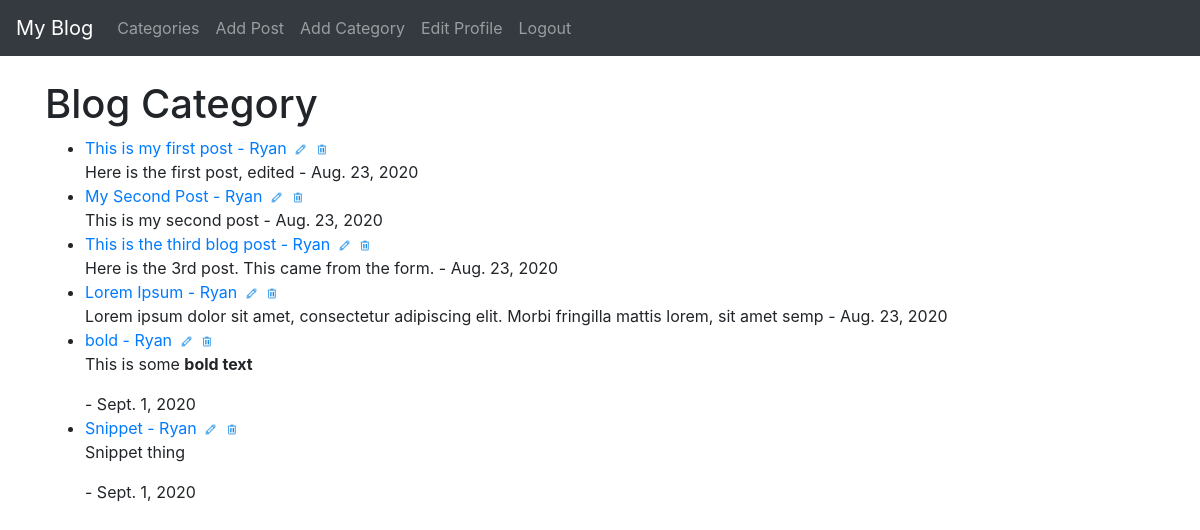
The page /category/blog/ (signed in) on the database its author committed.
### theblog/models.py (models this page shows, shortened)
class Post(models.Model):
    title = models.CharField(max_length=255)
    title_tag = models.CharField(max_length=255, default='The Blog - ')
    author = models.ForeignKey(User, on_delete=models.CASCADE)
    body = RichTextField(blank=True, null=True)
    post_date = models.DateField(auto_now_add=True)
    category = models.CharField(max_length=255, default='uncategorized')
    snippet = models.CharField(max_length=255)
    likes = models.ManyToManyField(User, related_name='blog_post')
    dislikes = models.ManyToManyField(User, related_name='blog_post_dislike')

### theblog/views.py (the view)
# urls.py: path('category/<str:cats>/', CategoryView, name='category'),
def CategoryView(request, cats):
    category_posts = Post.objects.filter(category=cats.title().replace('-', ' '))
    return render(request, 'categories.html', {'cats': cats.title().replace('-', ' '),
                                               'category_posts': category_posts})

### theblog/templates/categories.html
{% extends 'base.html' %}
{% load static %}
{% block content %}
    {% if category_posts %}
<h1>{{ cats }} Category</h1>
    <ul>
    {% for post in category_posts %}
        <li><a href="{% url 'article-detail' post.pk %}">{{ post.title }} - {{ post.author.first_name }}</a>
            {% if user.is_authenticated %}
                <a href="{% url 'update_post' post.pk %}"><img src="{% static 'img/edit_32px.png' %}" alt="" class="edit"></a>
                <a href="{% url 'delete_post' post.pk %}"><img src="{% static 'img/trash_32px.png' %}" alt="" class="edit"></a>
            {% endif %}<br>
        {{ post.body|slice:':100'|safe }} - {{ post.post_date }}</li>
    {% endfor %}
    </ul>
    {% else %}
        <h2>This topic does not exist</h2>
    {% endif %}
{% endblock %}

### static/css/styles.css (style rules this page uses)
.edit { height: 13px; padding-left: 3px; }

### rows shown on the page
Post: title "This is my first post", author.first_name "Ryan", body "Here is the first post, edited", post_date "Aug. 23, 2020"
Post: title "My Second Post", author.first_name "Ryan", body "This is my second post", post_date "Aug. 23, 2020"
Post: title "This is the third blog post", author.first_name "Ryan", body "Here is the 3rd post. This came from the form.", post_date "Aug. 23, 2020"
Post: title "Lorem Ipsum", author.first_name "Ryan", body "Lorem ipsum dolor sit amet, consectetur adipiscing elit. Morbi fringilla mattis lorem, sit amet semp", post_date "Aug. 23, 2020"
Post: title "bold", author.first_name "Ryan", body "This is some bold text", post_date "Sept. 1, 2020"
Post: title "Snippet", author.first_name "Ryan", body "Snippet thing", post_date "Sept. 1, 2020"

### other values the page prints
{{ cats }} "Blog"
